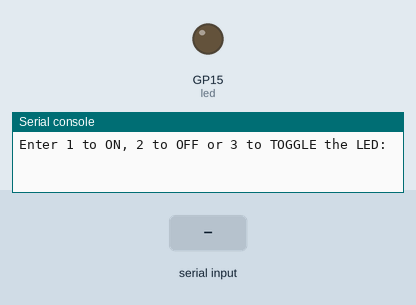
Simulated run of this program. Board: Raspberry Pi Pico running MicroPython. Parts: output pins drawn as LEDs (lit = HIGH), the last lines printed to the serial console. The test bench sets the inputs (shaded band).

Above: at 1.2 s.
1.3 s: "1" typed at the serial console, then Enter
At 2.4 s:
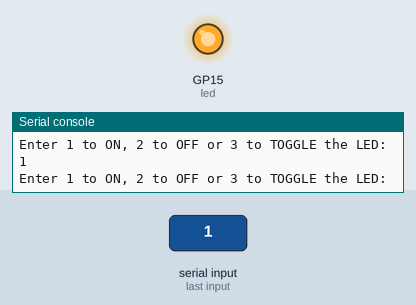
2.8 s: "2" typed at the serial console, then Enter
At 3.6 s:
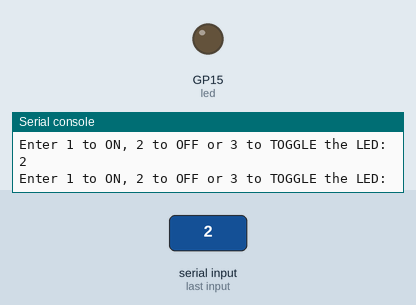
4.3 s: "3" typed at the serial console, then Enter
At 4.7 s:
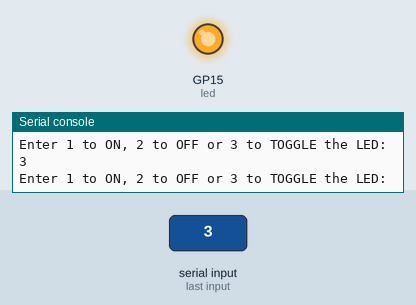
Timing chart, 0 to 7.3 s (numbered marks = the images above; inputs shaded):
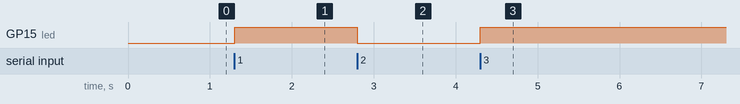

Measured:
- after the input at 1.3 s, GP15 (led): LOW → HIGH at once
- after the input at 2.8 s, GP15 (led): HIGH → LOW at once
- after the input at 4.3 s, GP15 (led): LOW → HIGH at once

The program:

main.py
```python
from machine import Pin

led = Pin(15, Pin.OUT)

while True:
    command = input("Enter 1 to ON, 2 to OFF or 3 to TOGGLE the LED: ")
    command = int(command)

    if (command == 1):
        led.value(True)
    elif (command == 2):
        led.value(False)
    elif (command == 3):
        led.toggle()
    elif (command == 4):
        break
    else:
        print("Invalid command.")
```
